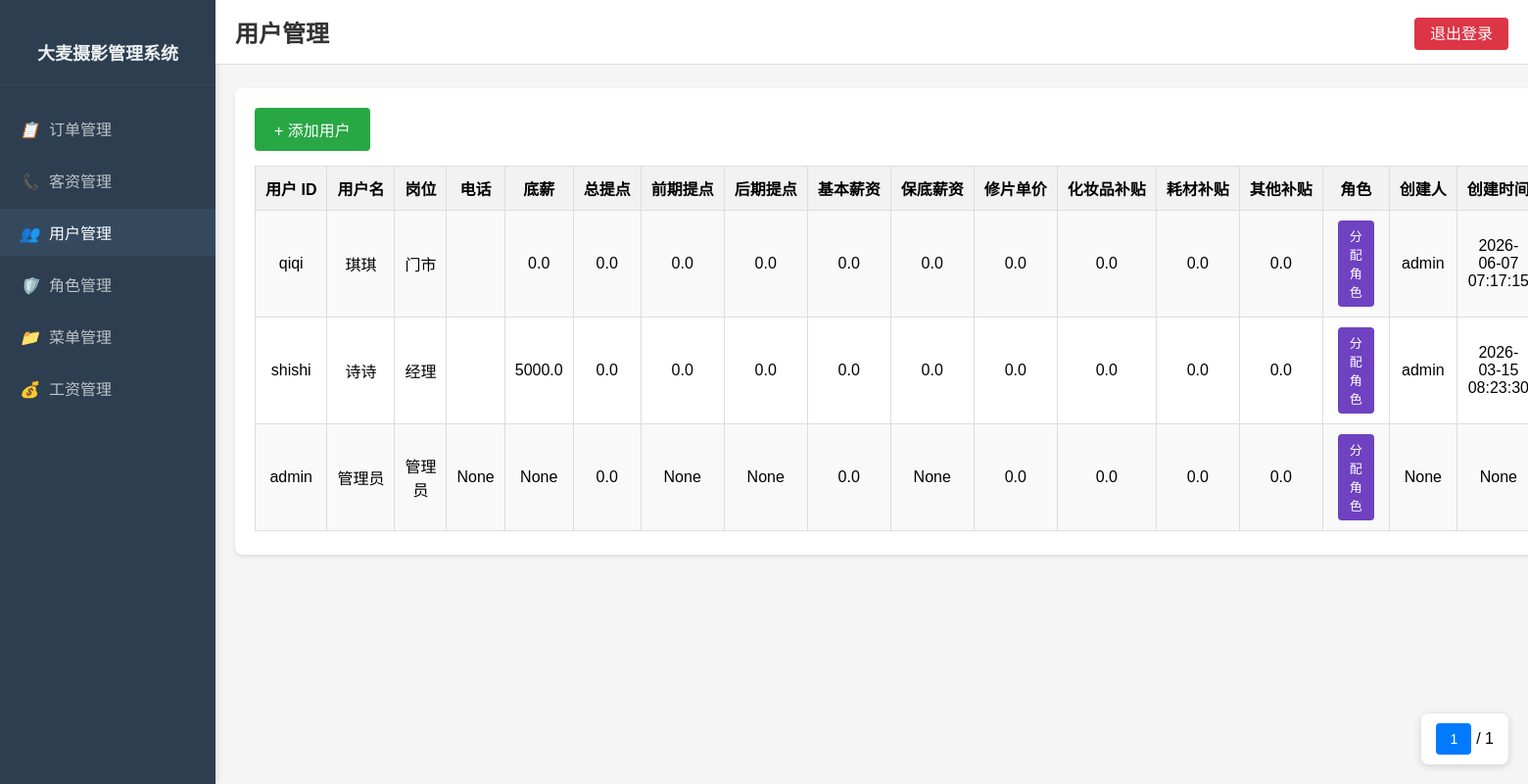
The page /user_management (signed in) on the database its author committed.
### database.py (models this page shows)
class User(db.Model):
    __tablename__ = 'user'
    userid = db.Column(db.String(20), primary_key=True)
    username = db.Column(db.String(20), nullable=False)
    password = db.Column(db.String(256), nullable=False)  # 增加长度以存储哈希密码
    position = db.Column(db.String(50))  # 岗位
    phone = db.Column(db.String(16))
    address = db.Column(db.String(100))  # 地址
    basic_salary = db.Column(db.Float)  # 底薪
    total_rate = db.Column(db.Float)  # 总提点
    pre_sales_rate = db.Column(db.Float)  # 前期提点率
    post_sales_rate = db.Column(db.Float)  # 后期提点率
    base_salary = db.Column(db.Float)  # 基本薪资
    guaranteed_salary = db.Column(db.Float)  # 保底薪资
    photo_price = db.Column(db.Float)  # 单张修片价格
    makeup_subsidy = db.Column(db.Float)  # 化妆品补贴
    material_subsidy = db.Column(db.Float)  # 耗材补贴
    other_subsidy = db.Column(db.Float)  # 其他补贴
    created_by = db.Column(db.String(20))  # 创建人，默认为 'admin'
    created_time = db.Column(db.DateTime, default=datetime.utcnow().replace(microsecond=0))  # 创建时间，默认为当前时间
    roles = db.relationship('Role', secondary='user_role', backref=db.backref('users', lazy='dynamic'))

### app.py (the view)
@app.route('/user_management')
def user_management():
    if 'userid' in session:
        page = request.args.get('page', 1, type=int)
        per_page = 10
        users = User.query.order_by(desc(User.created_time)).paginate(page=page, per_page=per_page)
        return render_template('user_management.html', users=users)
    else:
        return redirect(url_for('login'))

### templates/user_management.html (shortened to what this page needs)
<!DOCTYPE html>
<html lang="zh-CN">
<head>
</head>
<body>
    <div class="sidebar">
        <div class="sidebar-header">
            <h2>大麦摄影管理系统</h2>
        </div>
        <ul class="sidebar-menu" id="sidebarMenu">
        </ul>
    </div>
    <div class="main-content">
        <div class="top-bar">
            <h1>用户管理</h1>
            <div class="logout-button">
                <a href="{{ url_for('logout') }}">退出登录</a>
            </div>
        </div>
        <div class="content-card">
            <a href="{{ url_for('add_user_page') }}" class="add-btn">+ 添加用户</a>
            <div class="table-wrapper">
                <div class="table-container">
                    <table>
                        <tr>
                            <th>用户 ID</th>
                            <th>用户名</th>
                            <th>岗位</th>
                            <th>电话</th>
                            <th>底薪</th>
                            <th>总提点</th>
                            <th>前期提点</th>
                            <th>后期提点</th>
                            <th>基本薪资</th>
                            <th>保底薪资</th>
                            <th>修片单价</th>
                            <th>化妆品补贴</th>
                            <th>耗材补贴</th>
                            <th>其他补贴</th>
                            <th>角色</th>
                            <th>创建人</th>
                            <th>创建时间</th>
                        </tr>
                        {% for user in users %}
                        <tr>
                            <td>{{ user.userid }}</td>
                            <td>{{ user.username }}</td>
                            <td>{{ user.position }}</td>
                            <td>{{ user.phone }}</td>
                            <td>{{ user.basic_salary }}</td>
                            <td>{{ user.total_rate }}</td>
                            <td>{{ user.pre_sales_rate }}</td>
                            <td>{{ user.post_sales_rate }}</td>
                            <td>{{ user.base_salary }}</td>
                            <td>{{ user.guaranteed_salary }}</td>
                            <td>{{ user.photo_price }}</td>
                            <td>{{ user.makeup_subsidy }}</td>
                            <td>{{ user.material_subsidy }}</td>
                            <td>{{ user.other_subsidy }}</td>
                            <td>
                                <button onclick="openRoleAssignModal('{{ user.userid }}', '{{ user.username }}')" class="action-btn assign-btn" style="background-color: #6f42c1; color: white;">分配角色</button>
                            </td>
                            <td>{{ user.created_by }}</td>
                            <td>{{ user.created_time }}</td>
                        </tr>
                        {% endfor %}
                    </table>
                </div>
            </div>
            <div class="pagination-fixed">
                <div class="pagination">
                    <span class="current-page">{{ users.page }}</span>
                    / {{ users.pages }}
                </div>
            </div>
        </div>
    </div>
</body>
</html>

### templates/user_management.html (style rules this page uses)
* { margin: 0; padding: 0; box-sizing: border-box; }
body { font-family: Arial, sans-serif; background-color: #f5f5f5; display: flex; min-height: 100vh; }
.sidebar { width: 220px; background-color: #2c3e50; color: white; padding: 20px 0; position: fixed; height: 100vh; overflow-y: auto; box-shadow: 2px 0 5px rgba(0, 0, 0, 0.1); }
.sidebar-header { text-align: center; padding: 20px; border-bottom: 1px solid #34495e; margin-bottom: 20px; }
.sidebar-header h2 { font-size: 18px; color: #ecf0f1; }
.sidebar-menu { list-style: none; }
.main-content { margin-left: 220px; padding: 20px; min-height: 100vh; }
.top-bar { display: flex; justify-content: space-between; align-items: center; position: fixed; left: 220px; right: 0; top: 0; padding: 15px 20px; background-color: white; border-bottom: 1px solid #ddd; z-index: 99; }
.top-bar h1 { font-size: 24px; color: #333; margin: 0; }
.logout-button a { background-color: #dc3545; color: white; padding: 8px 16px; border-radius: 4px; text-decoration: none; transition: background-color 0.3s ease; }
.content-card { margin-top: 70px; background-color: white; border-radius: 8px; padding: 20px; box-shadow: 0 2px 4px rgba(0, 0, 0, 0.1); }
.add-btn { display: inline-block; background-color: #28a745; color: white; padding: 10px 20px; border-radius: 4px; text-decoration: none; margin-bottom: 15px; transition: background-color 0.3s ease; }
table { border-collapse: collapse; width: 100%; background-color: white; }
th, td { border: 1px solid #ddd; padding: 10px; text-align: center; }
th { background-color: #f2f2f2; font-weight: bold; }
tr:nth-child(even) { background-color: #f9f9f9; }
a { text-decoration: none; color: #007bff; transition: color 0.3s ease; }
.action-btn { margin: 0 5px; padding: 5px 10px; border-radius: 4px; text-decoration: none; }
.pagination-fixed { position: fixed; bottom: 20px; right: 20px; background-color: white; padding: 10px 15px; border-radius: 8px; box-shadow: 0 2px 8px rgba(0, 0, 0, 0.15); z-index: 98; }
.pagination { display: inline-flex; align-items: center; gap: 5px; }
.pagination .current-page { padding: 8px 14px; background-color: #007bff; color: white; border-radius: 4px; font-size: 14px; }
.table-wrapper { position: relative; width: 100%; overflow-x: auto; overflow-y: visible; }
.table-container { display: inline-block; width: 100%; min-width: 1400px; position: relative; }
th { background-color: #f2f2f2; font-weight: bold; white-space: nowrap; position: sticky; top: 0; z-index: 3; }
.assign-btn { padding: 6px 12px; border-radius: 4px; border: none; cursor: pointer; font-size: 13px; transition: all 0.3s ease; }

### rows shown on the page
User: userid "qiqi", username "琪琪", position "门市", basic_salary "0.0", total_rate "0.0", pre_sales_rate "0.0", post_sales_rate "0.0", base_salary "0.0", guaranteed_salary "0.0", photo_price "0.0", makeup_subsidy "0.0", material_subsidy "0.0", other_subsidy "0.0", created_by "admin", created_time "2026-06-07 07:17:15"
User: userid "shishi", username "诗诗", position "经理", basic_salary "5000.0", total_rate "0.0", pre_sales_rate "0.0", post_sales_rate "0.0", base_salary "0.0", guaranteed_salary "0.0", photo_price "0.0", makeup_subsidy "0.0", material_subsidy "0.0", other_subsidy "0.0", created_by "admin", created_time "2026-03-15 08:23:30"
User: userid "admin", username "管理员", position "管理员", phone "None", basic_salary "None", total_rate "0.0", pre_sales_rate "None", post_sales_rate "None", base_salary "0.0", guaranteed_salary "None", photo_price "0.0", makeup_subsidy "0.0", material_subsidy "0.0", other_subsidy "0.0", created_by "None", created_time "None"

### other values the page prints
{{ users.page }} "1"
{{ users.pages }} "1"
